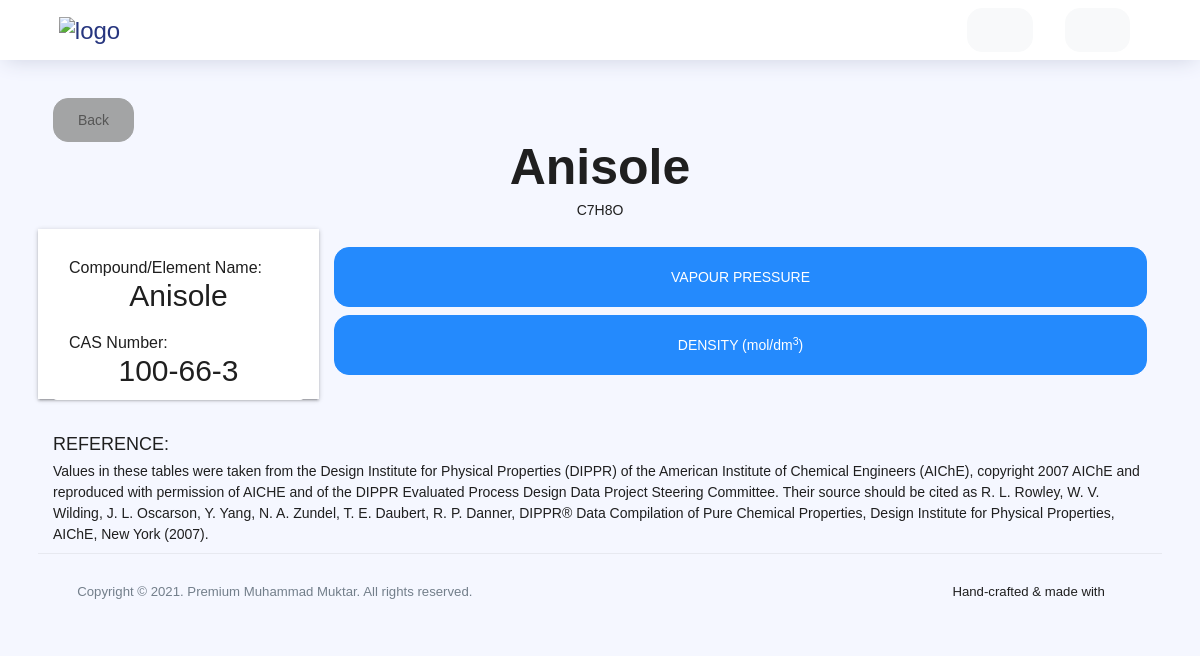
Screenshot of /element/13/ with the database file from the repository.
### core/models.py (models this page shows, shortened)
class Element(models.Model):
    name = models.CharField(max_length=300, blank=True, null=True)
    formula= RichTextUploadingField(max_length=200,blank=True, null=True)
    CASno = models.CharField(max_length=300,blank=True, null=True)

### core/views.py (the view)
# urls.py: path('element/<int:id>/', element_detail, name='ProcessDetail')
def element_detail(request, id):
    ele = get_object_or_404(Element, id = id)
    vpiol = Vapor_Pressure_Of_IOL.objects.filter(el = ele).first()
    diol = DensityOfIOL.objects.filter(el = ele).first()
    ccioc = CriticalConstantsAndAFIOC.objects.filter(el = ele).first()
    hviol = HeatofVaporizationOIOL.objects.filter(el = ele).first()
    hciol = HeatCapacityOIOL.objects.filter(el = ele).first()
    hccpiolp = HeatCapacityAtConstantPOIOLpolynomial.objects.filter(el = ele).first()
    hccpiolh = HeatCapacityAtConstantPOIOLhyperbolic.objects.filter(el = ele).first()
    eandg = EnthalpyandGibbs.objects.filter(el = ele).first()
    vvios = VaporViscosityIOS.objects.filter(el = ele).first()
    viol = ViscosityofIOL.objects.filter(el = ele).first()
    vtios = VaporThermalofIOS.objects.filter(el = ele).first()
    tciol = ThermalConductivityofIOL.objects.filter(el = ele).first()
    now = datetime.date(datetime.now())
    context = {
        'ele': ele,
        'vpiol': vpiol,
        'diol': diol,
        'ccioc': ccioc,
        'hviol': hviol,
        'hciol': hciol,
        'hccpiolp': hccpiolp,
        'hccpiolh': hccpiolh,
        'eandg': eandg,
        'vvios': vvios,
        'viol': viol,
        'vtios': vtios,
        'tciol': tciol,
        'now': now,
    }
    return render (request, 'pro_detail.html', context)

### templates/pro_detail.html (shortened to what this page needs)
{% extends "static.html" %}{% load static %}{% load humanize %} {% block static %}
<div class="container-scroller">
    {% include "navbar.html" %}
    <div class="container-fluid page-body-wrapper">
        <div class="main-panel">
            <div class="content-wrapper">
                <section class="content">
                    <section class="container-fluid">
                        <section class="row">
                            <section class="col col-lg-12">
                                <span><a class="btn btn-secondary" href="" style="color:#565656;">Back</a></span>
                            </section>
                        </section>
                        <section class="">
                            <section class="text-center">
                                <h1 class="font-weight-bold baller">{{ele.name}} </h1>
                                <p>{{ele.formula |safe}}</p>
                            </section>
                        </section>
                        <section class="row">
                            <section class="col col-lg-3 col-md-3 col-sm-12 profile-wrapper">
                                <section class="text-centered" style="margin-top: 3px;">
                                    <ul class="list-group">
                                        <li class="list-group-item">
                                            <h5>Compound/Element Name: <br>
                                                <p class="text-center" style="font-size: 30px; margin-top: 10px;">{{ ele.name}}</p>
                                            </h5>
                                        </li>
                                        <li class="list-group-item">
                                            <h5>CAS Number: <br>
                                                <p class="text-center" style="font-size: 30px;margin-top: 10px;">{{ ele.CASno }}</p>
                                            </h5>
                                        </li>
                                    </ul>
                                </section>
                            </section>
                            <section class="col col-lg-9">
                                <div class="panel-group" id="accordion" role="tablist" aria-multiselectable="true">
                                    <br>
                                        {% if vpiol %}
                                        <div class="panel panel-default">
                                            <div class="panel-heading" role="tab" id="headingTwo">
                                                <h4 class="panel-title">
                                                    <a class="btn btn-info btn-lg btn-block" role="button" data-toggle="collapse" data-parent="#accordion" href="#collapseTwo" aria-expanded="true" aria-controls="collapseTwo">
VAPOUR PRESSURE
</a>
                                                </h4>
                                            </div>
                                        </div>
                                        {% endif %}  {% if diol %}
                                                <div class="panel panel-default">
                                                    <div class="panel-heading" role="tab" id="headingFour">
                                                        <h4 class="panel-title">
                                                            <a class="btn btn-info btn-lg btn-block" role="button" data-toggle="collapse" data-parent="#accordion" href="#collapseFour" aria-expanded="true" aria-controls="collapseFour">DENSITY (mol/dm<sup>3</sup>)</a>
                                                        </h4>
                                                    </div>
                                                </div>
                                                {% endif %}
                                                                                </div>
                            </section>
                        </section>
                        <br><br>
                        <h4>REFERENCE:</h4>
                        <P>Values in these tables were taken from the Design Institute for Physical Properties (DIPPR) of the American Institute of Chemical Engineers (AIChE), copyright 2007 AIChE and reproduced with permission of AICHE and of the DIPPR
                            Evaluated Process Design Data Project Steering Committee. Their source should be cited as R. L. Rowley, W. V. Wilding, J. L. Oscarson, Y. Yang, N. A. Zundel, T. E. Daubert, R. P. Danner, DIPPR® Data Compilation of Pure Chemical
                            Properties, Design Institute for Physical Properties, AIChE, New York (2007).</P>
                    </section>
                    {% include "footer.html" %}
                </section>
                </div>
                </div>
                </div>
                </div>
                {% endblock static %}

### templates/pro_detail.html (style rules this page uses)
.profile-wrapper { background: #fff; -webkit-box-shadow: 0 2px 2px 0 rgba(0, 0, 0, 0.14), 0 3px 1px -2px rgba(0, 0, 0, 0.12), 0 1px 5px 0 rgba(0, 0, 0, 0.2); box-shadow: 0 2px 2px 0 rgba(0, 0, 0, 0.14), 0 3px 1px -2px rgba(0, 0, 0, 0.12), 0 1px 5px 0 rgba(0, 0, 0, 0.2); padding-top: 10px; }
.list-group { margin-top: 10px; }
.list-group-item { position: relative; display: block; padding: 10px 15px; margin-bottom: -1px; background-color: #fff; border: 1px solid transparent; font-size: 30px; }
.panel-default>.panel-heading { color: #fff !important; }

### rows the page displays
Element: name "Anisole", formula "C7H8O", CASno "100-66-3"
